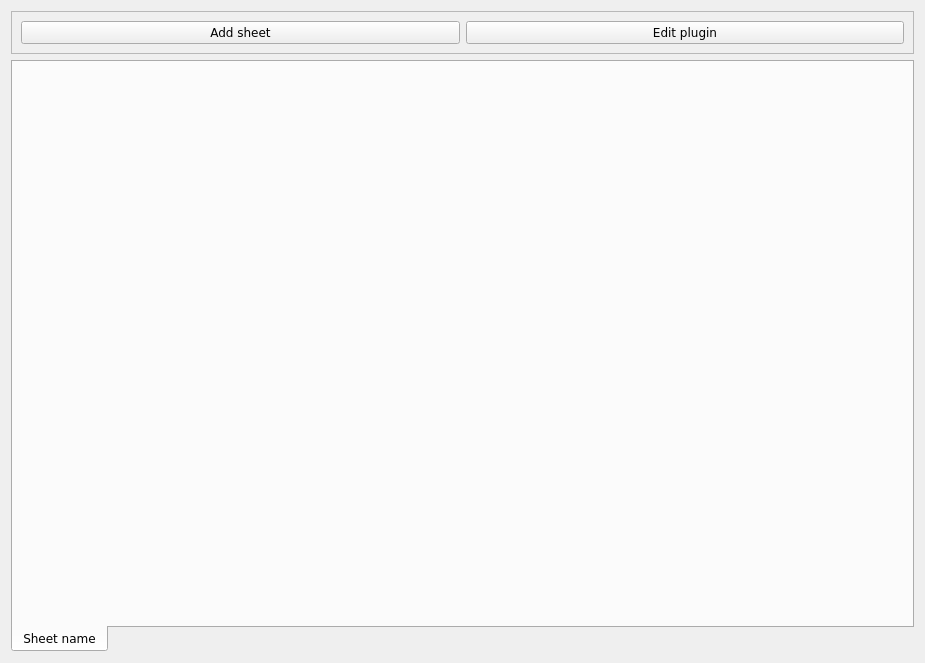
<?xml version="1.0" encoding="UTF-8"?>
<ui version="4.0">
 <class>Form</class>
 <widget class="QWidget" name="Form">
  <property name="geometry">
   <rect>
    <x>0</x>
    <y>0</y>
    <width>925</width>
    <height>663</height>
   </rect>
  </property>
  <property name="font">
   <font>
    <family>Verdana</family>
   </font>
  </property>
  <property name="windowTitle">
   <string>Form</string>
  </property>
  <layout class="QVBoxLayout" name="verticalLayout">
   <item>
    <widget class="QFrame" name="frame">
     <property name="frameShape">
      <enum>QFrame::StyledPanel</enum>
     </property>
     <property name="frameShadow">
      <enum>QFrame::Raised</enum>
     </property>
     <layout class="QHBoxLayout" name="horizontalLayout">
      <item>
       <widget class="QPushButton" name="add_sheet_button">
        <property name="text">
         <string>Add sheet</string>
        </property>
       </widget>
      </item>
      <item>
       <widget class="QPushButton" name="edit_plugin_button">
        <property name="text">
         <string>Edit plugin</string>
        </property>
       </widget>
      </item>
     </layout>
    </widget>
   </item>
   <item>
    <widget class="QTabWidget" name="tabWidget">
     <property name="font">
      <font>
       <family>Verdana</family>
      </font>
     </property>
     <property name="tabPosition">
      <enum>QTabWidget::South</enum>
     </property>
     <property name="tabShape">
      <enum>QTabWidget::Rounded</enum>
     </property>
     <property name="currentIndex">
      <number>0</number>
     </property>
     <property name="elideMode">
      <enum>Qt::ElideNone</enum>
     </property>
     <widget class="QWidget" name="sheet_name_tab">
      <attribute name="title">
       <string>Sheet name</string>
      </attribute>
      <layout class="QVBoxLayout" name="verticalLayout_2"/>
     </widget>
    </widget>
   </item>
  </layout>
 </widget>
 <resources/>
 <connections/>
</ui>
